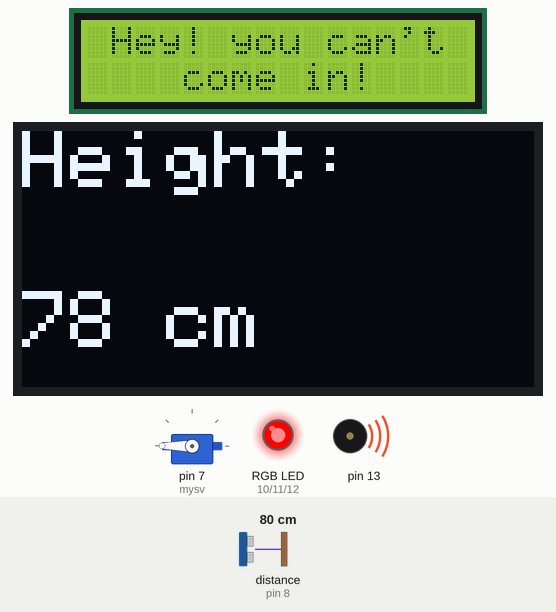
This sketch was run on a simulated Arduino Uno, built with avr-gcc and run on an emulated ATmega328P. On the bench: 16×2 character LCD, 128×64 one-colour display, servo, an RGB LED mixed from three pins (HIGH = lit), buzzer (waves = sounding). Wiring (inferred from the names in the program): ultrasonic range finder: trigger pin 9; echo pin 8. The inputs (shaded band) are chosen by the test bench; at power-on: distance to the obstacle (sensor on pin 8) 80 cm. The echo pulse lasts 58.3 µs per cm; pins used as bus, display or sensor lines are not drawn; what the sketch prints to the serial monitor is not drawn.

Above: at 1.2 s.
1.3 s: distance to the obstacle (sensor on pin 8) set to 75 cm
At 2.1 s:
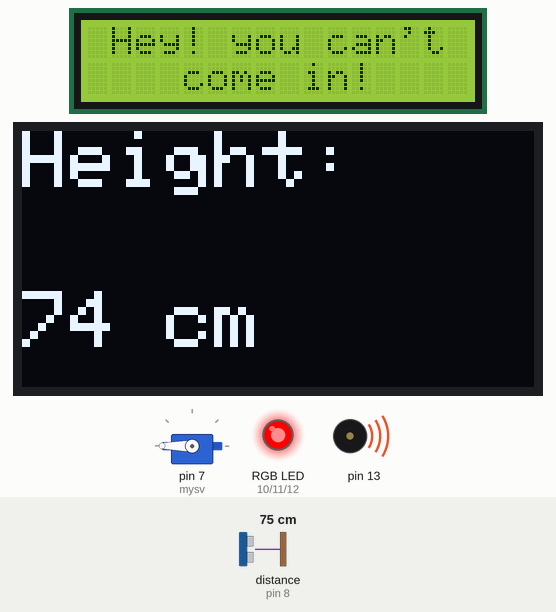
3.0 s: distance to the obstacle (sensor on pin 8) set to 68 cm
At 5.1 s:
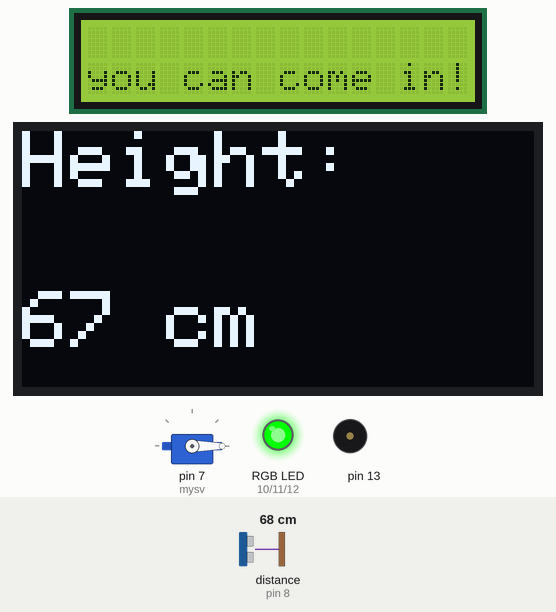
5.5 s: distance to the obstacle (sensor on pin 8) set to 120 cm
At 6.9 s:
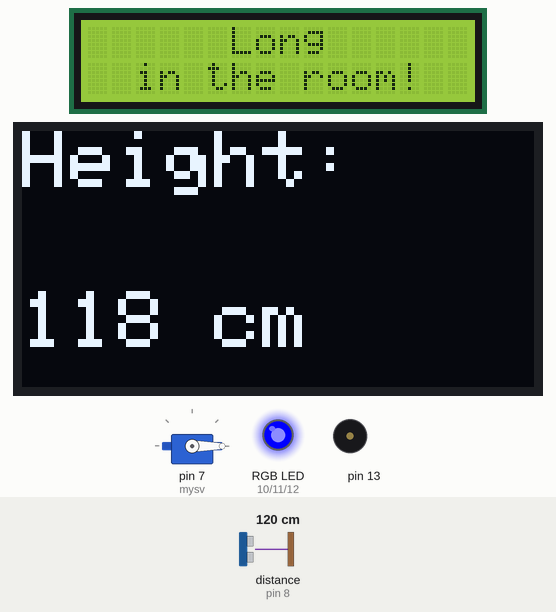
Timing chart, 0 to 8.5 s (numbered marks = the images above; inputs shaded):
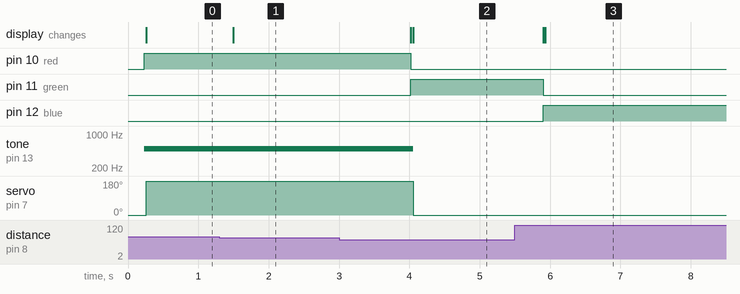

Measured:
- the behaviour switches between 72 and 71 cm on distance to the obstacle (sensor on pin 8) (found by bisection; images 1 and 2)
- after the input at 1.3 s, the display: changes after 0.19 s (image 1)
- after the input at 3.0 s, pin 10 (red): HIGH → LOW after 1.0 s; pin 11 (green): LOW → HIGH after 1.0 s; tone on pin 13: 500 Hz → silent after 1.1 s; servo on pin 7 (mysv): 180° → 0° after 1.1 s; the display: first changes after 1.0 s (image 2 shows a later state)
- after the input at 5.5 s, pin 11 (green): HIGH → LOW after 0.40 s; pin 12 (blue): LOW → HIGH after 0.40 s; the display: first changes after 0.40 s (image 3 shows a later state)

The sketch:

20230814_project01.ino
```cpp
#include <Wire.h>                         // 아두이노 보드에서 I2C 통신을 수행하는데 사용되는 라이브러리
#include <LiquidCrystal_I2C.h>
#include <Servo.h>                        // 서보모터 라이브러리 사용
#include <Adafruit_GFX.h>                 // Adafruit의 그래픽 관련 라이브러리
#include <Adafruit_SSD1306.h>             // SSD1306 제어용 라이브러리

#define TRIG 9            // 초음파 보내는 TRIG 핀 설정
#define ECHO 8            // 초음파 받는 ECHO 핀 설정
#define SCREEN_WIDTH 128  // OLED 디스플레이의 가로 픽셀수
#define SCREEN_HEIGHT 64  // OLED 디스플레이의 세로 픽셀수
#define OLED_RESET 4      // OLED 4번 핀

Adafruit_SSD1306 display (SCREEN_WIDTH, SCREEN_HEIGHT, &Wire, OLED_RESET, 0x3C);    // 디스플레이 객체 생성
LiquidCrystal_I2C lcd(0x27, 16, 2);                                                 // 0x3F I2C 주소를 가지고 있는 16x2 LCD 객체를 생성 (I2C 주소는 LCD에 맞게 수정해야함)
Servo mysv;

int red = 10;             // RGB 빨강색 10번 핀
int green = 11;           // RGB 초록색 11번 핀
int blue = 12;            // RGB 파랑색 12번 핀

void setup()
{
  Serial.begin(9600);               // PC모니터로 센서 값을 확인하기 위해서 시리얼 통신을 정의함
  pinMode(TRIG, OUTPUT);            // 초음파 TRI핀
  pinMode(ECHO, INPUT);             // 초음파 ECHO핀

  pinMode(red, OUTPUT);             // RGB LED - Red 핀을 OUTPUT으로 설정
  pinMode(green, OUTPUT);           // RGB LED - Green 핀을 OUTPUT으로 설정
  pinMode(blue, OUTPUT);            // RGB LED - Blue 핀을 OUTPUT으로 설정

  //pinMode(2, OUTPUT);               // LED핀 OUTPUT으로 설정
  //pinMode(3, OUTPUT);               // LED핀 OUTPUT으로 설정


  lcd.init();                       // I2C LCD를 초기화
  lcd.backlight();                  // I2C LCD의 백라이트를 킨다.

  display.begin(SSD1306_SWITCHCAPVCC, 0x3C);
  display.clearDisplay();

  pinMode(13, OUTPUT);                // 수동부저 연결 13번

  mysv.attach(7);                     // 서보모터 연결 7번
  mysv.write(0);                      // 서보모터 초기 각도
}

void loop()
{
  long duration, distance;

  digitalWrite(TRIG, LOW);
  delayMicroseconds(2);
  digitalWrite(TRIG, HIGH);
  delayMicroseconds(10);
  digitalWrite(TRIG, LOW);

  digitalWrite(13, LOW);                                 // 초기 상태에서 부저를 끈다.

  duration = pulseIn(ECHO, HIGH);                        // 물체에 반사되어 돌아온 초음파의 시간을 변수에 저장

  distance = duration * 17 / 1000;
  // 34,000*초음파가 물체로부터 반사되어 돌아오는 시간 / 1,000,000 / 2 (왕복 값이 아니라 편도 값이기 때문에 나누기 2를 한다)
  // 초음파센서의 거리 값이 위 계산과 동일하게 cm로 환산되는 계산 공식

  Serial.println(duration );                             // 초음파가 반사되어 돌아오는 시간을 보여줌
  Serial.print("\nDIstance : ");
  Serial.print(distance);                                // 측정된 물체로부터 거리 값(cm값)을 보여줌
  Serial.println(" cm");
  delay(100);                                            // 1초마다 측정 값을 보여줌

  display.clearDisplay();
  display.setTextSize(2);                  // 글씨 사이즈
  display.setTextColor(SSD1306_WHITE);
  display.setCursor(0, 0);                 // I2C OLED LCD 모듈
  display.print("Height: ");               // I2C OLED LCD 모듈
  display.setCursor(0, 40);                // 두번째 문구 시작점, 픽셀수로 설정함 (0~128픽셀)
  display.print(distance);                 // 측정한 거리 값
  display.println(" cm");                  // 측정한 거리 값 + cm
  display.display();


  if (distance > 70 && distance <= 110)        // 측정 거리 70~110cm 사이면 방에 들어올 수 없다.
  {
    digitalWrite(red, HIGH);                   // 70cm 이상, 110cm 이하 일 때 RGB 빨강 LED 점등
    digitalWrite(green, LOW);                  // * 초음파 센서를 높이 230cm에 설치하였기 때문에 측정 거리 수치를 70~110cm 로 설정
    digitalWrite(blue, LOW);

    tone(13, 500);                             // 70cm 이상, 110cm 이하 일 때 부저 On

    lcd.setCursor(0, 0);
    lcd.print(" Hey! you can't ");             // 70~110cm 사이 일 때 "Hey! you can't come in!" 문구를 출력하여 방에 들어올 수 없음을 나타냄
    lcd.setCursor(0, 1);
    lcd.print("    come in!    ");

    mysv.write(180);                            // 70cm 이상, 110cm 이하 일 때 서보모터 각도 70도로 설정

    delay(1000);

  } else if (distance > 0 && distance <= 70) {  // 측정 거리 0~70cm 사이면 방에 들어올 수 있다.
    digitalWrite(red, LOW);
    digitalWrite(green, HIGH);           // 0~70cm 사이일 때 RGB 초록 RED 점등
    digitalWrite(blue, LOW);             // * 초음파 센서를 높이 230cm에 설치하였기 때문에 측정 거리 수치를 0~70cm 로 설정

    lcd.setCursor(0, 0);
    lcd.print("                     ");
    lcd.setCursor(0, 1);
    lcd.print("you can come in!");       // 0~70cm 사이 일 때 "you can come in!" 문구를 출력하여 방에 들어올 수 있음을 나타냄

    mysv.write(-40);                     // 0~70cm 사이일 때 서보모터 각도 -40도로 설정

    noTone(13);                          // 0~70cm 사이일 때 부저 Off

  }
    if (distance > 110)                  // 측정 거리 110cm 이상이어도 방에 들어올 수 있다.
    {
    digitalWrite(red, LOW);
    digitalWrite(green, LOW);
    digitalWrite(blue, HIGH);            // 110cm 이상일 때 RGB 파랑 LED 점등

    lcd.setCursor(0, 0);
    lcd.print("      Long      ");       // 초음파 센서에 아무 감지를 못하면 항상 110cm 이상의 수치이므로 "long in the room!" 문구를 상시 출력한다.
    lcd.setCursor(0, 1);
    lcd.print("  in the room!  ");

    mysv.write(-40);                     // 110cm 이상일 때 서보모터 각도 40도로 설정

    noTone(13);                          // 110cm 이상일 때 부저 Off
  }
  delay(100);
}
```
